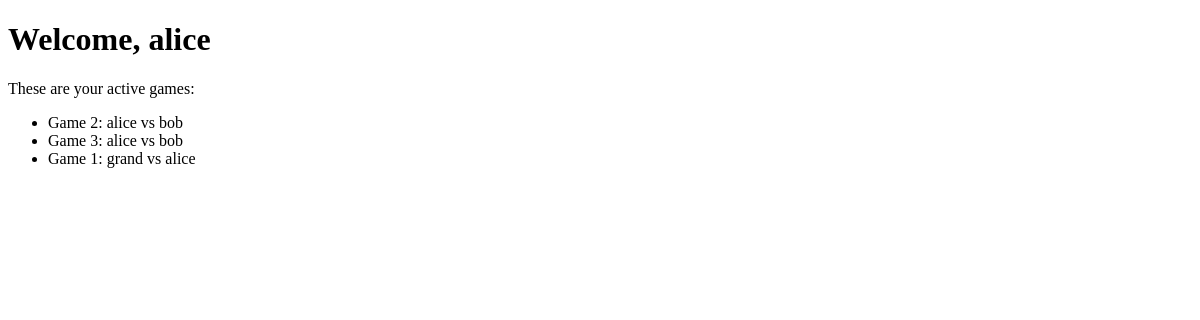
Page /player/home (signed in) on the earlier database version.
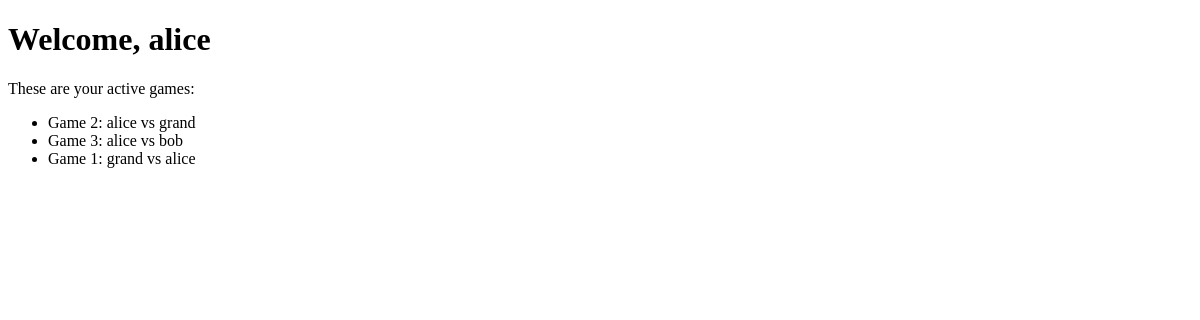
Same page on the later database version.
### gameplay/models.py (models this page shows, shortened)
class Game(models.Model):
    first_player = models.ForeignKey(User,related_name="games_first_player",on_delete=models.CASCADE)
    second_player = models.ForeignKey(User,related_name="games_second_player",on_delete=models.CASCADE)
    start_time = models.DateTimeField(auto_now_add=True)
    last_active = models.DateTimeField(auto_now=True)
    status = models.CharField(max_length=1, default='F', choices=GAME_STATUS_CHOICES)
    objects = GamesQuerySet.as_manager()

### player/views.py (the view)
# urls.py: path('home', home)
def home(request):
    my_games = Game.objects.games_for_user(request.user)
    active_games = my_games.active()
    return render(request, "player/home.html",
    {'games': active_games})

### gameplay/models.py (called while the page is built)
    def games_for_user(self, user):
        return self.filter(
            Q(first_player=user) | Q(second_player=user)
        )

    def active(self):
        return self.filter(
            Q(status='F') | Q(status='S')
        )

### player/templates/player/home.html (shortened to what this page needs)
<!DOCTYPE html>
<html lang="en">
    <head>
    </head>
    <body>
        <h1>Welcome, {{ user.username }}</h1>
        These are your active games:
        <ul>
            {% for g in games %}
                <li>Game {{ g.id }}: {{ g.first_player}} vs {{ g.second_player }} </li>
            {% endfor %}
        </ul>
    </body>
</html>

Differences in the rows shown:
changed Game id 2: second_player "bob" → "grand"
